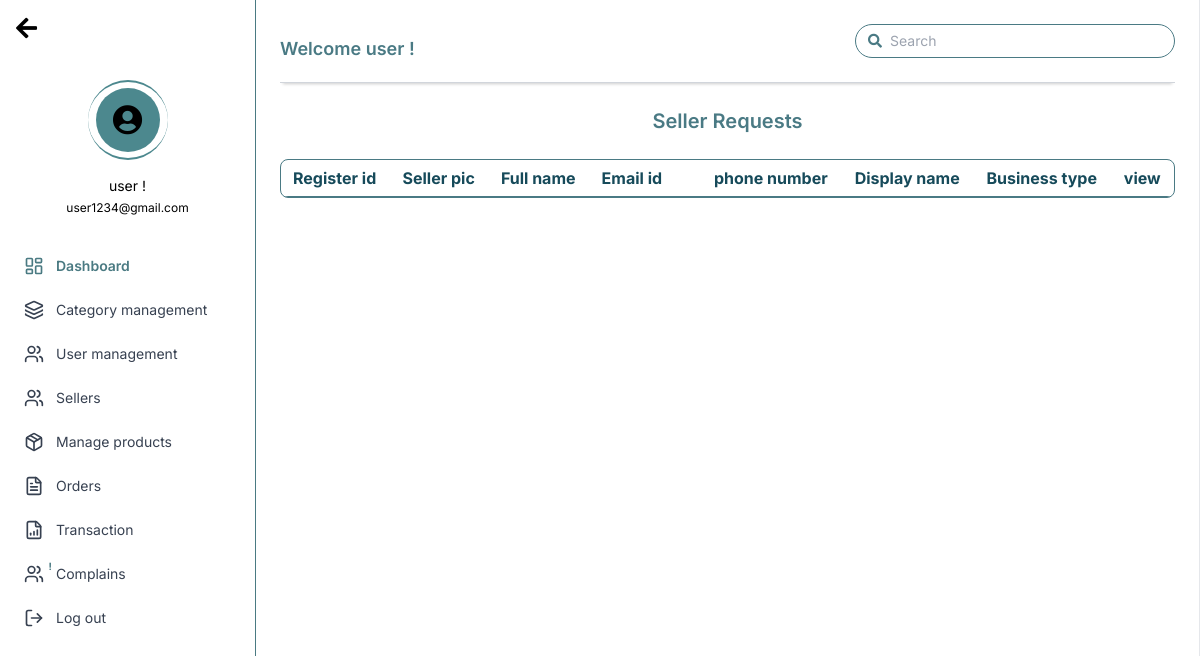
/admin_panel/seller-requests/, run on an earlier commit of the app's database.
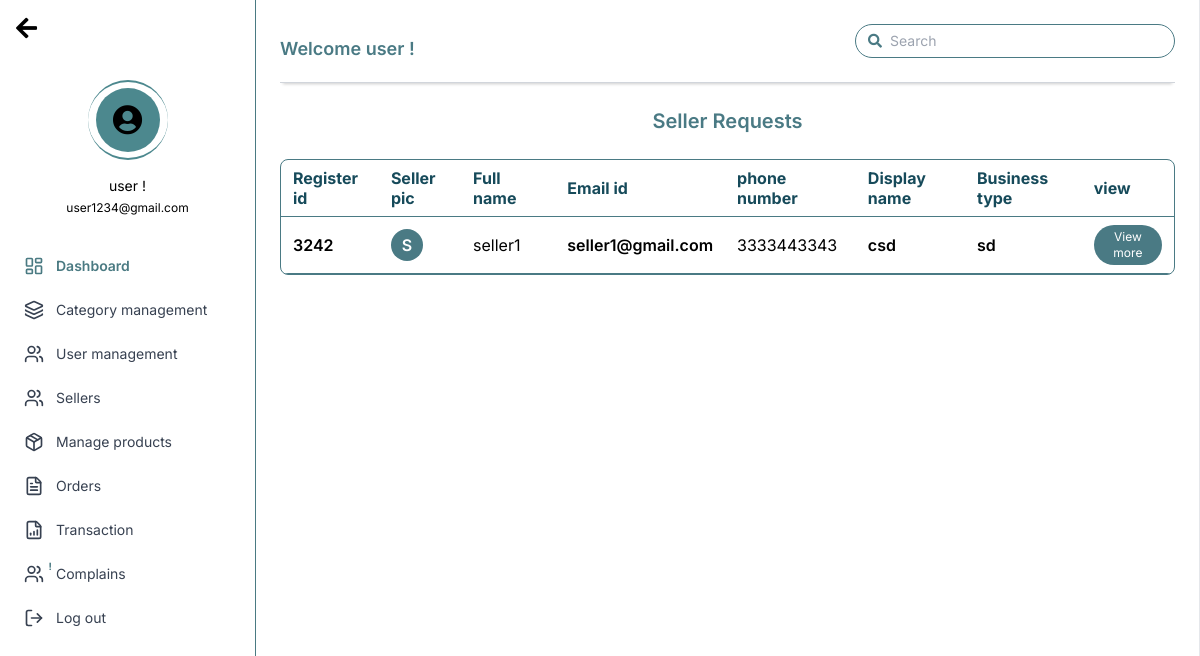
And on a later commit of the database.
### seller/models.py (models this page shows, shortened)
class Seller(models.Model):
    user = models.OneToOneField(User, on_delete=models.CASCADE, related_name='seller_profile', null=True)
    phone_number = models.CharField(max_length=15)
    business_name = models.CharField(max_length=100)
    business_type = models.CharField(max_length=100)
    business_address = models.TextField()
    registration_number = models.CharField(max_length=100)
    validation_document = models.FileField(upload_to='validation_documents/')
    is_approved = models.BooleanField(default=False)
    is_rejected = models.BooleanField(default=False)
    rejection_reason = models.TextField(blank=True, null=True)

### accounts/models.py (models this page shows)
class User(AbstractUser):
    USER_TYPE_CHOICES = (
        ('admin', 'Admin'),
        ('seller', 'Seller'),
        ('buyer', 'Buyer'),
    )
    user_type = models.CharField(max_length=20, choices=USER_TYPE_CHOICES, default='buyer')

### admin_panel/views.py (the view)
# urls.py: path('seller-requests/', views.seller_requests, name='seller_requests'),
def seller_requests(request):
    sellers = Seller.objects.filter(is_approved=False, is_rejected=False)
    return render(request, 'admin_panel/sellers_requests.html', {'sellers': sellers})

### admin_panel/templates/admin_panel/sellers_requests.html (shortened to what this page needs)
{% extends 'admin_base.html' %}
{% block content %}
</aside>
<main class="flex-1 p-6">
  <header
    class="flex flex-col sm:flex-row justify-between items-center border-b border-gray-300 pb-2 mb-6 shadow-[0_4px_3px_-3px_rgba(0,0,0,0.2)]"
  >
    <h1 class="text-[#4a7a84] font-semibold text-lg mb-2 sm:mb-0">
      Welcome user !
    </h1>
    <form class="w-full sm:w-80">
      <div
        class="flex items-center border border-[#4a7a84] rounded-full px-3 py-1.5 text-[#4a7a84]"
      >
        <i class="fas fa-search text-sm"></i>
        <input
          id="search"
          type="search"
          placeholder="Search"
          class="flex-1 bg-transparent outline-none text-sm ml-2"
        />
      </div>
    </form>
  </header>
  <section>
    <h2 class="text-center text-[#4a7a84] font-semibold text-xl mb-6">
      Seller Requests
    </h2>
    <div
      class="overflow-x-auto border border-[#4a7a84] rounded-lg text-xs sm:text-sm"
    >
      <table class="w-full border-collapse">
        <thead>
          <tr class="text-[#164a5a] font-semibold text-left border-b border-[#4a7a84]">
            <th class="px-3 py-2 min-w-[70px]">Register id</th>
            <th class="px-3 py-2 min-w-[60px]">Seller pic</th>
            <th class="px-3 py-2 min-w-[90px]">Full name</th>
            <th class="px-3 py-2 min-w-[110px]">Email id</th>
            <th class="px-3 py-2 min-w-[100px]">phone number</th>
            <th class="px-3 py-2 min-w-[90px]">Display name</th>
            <th class="px-3 py-2 min-w-[100px]">Business type</th>
            <th class="px-3 py-2 min-w-[60px]">view</th>
          </tr>
        </thead>
        <tbody class="text-black">
        {% for seller in sellers %}
          <tr class="border-b border-[#4a7a84]">
            <td class="px-3 py-2 font-semibold">{{ seller.registration_number }}</td>
            <td class="px-3 py-2">
              <div
                class="w-8 h-8 rounded-full bg-[#4a7a84] text-white flex items-center justify-center font-semibold"
                aria-label="Seller pic initial J"
              >
              {{ seller.user.username|first|upper }}
              </div>
            </td>
            <td class="px-3 py-2 font-normal">{{ seller.user.username }}</td>
            <td class="px-3 py-2 font-semibold leading-tight">
              {{seller.user.email}}
            </td>
            <td class="px-3 py-2 font-normal">{{seller.phone_number}}</td>
            <td class="px-3 py-2 font-semibold leading-tight">
              {{seller.business_name}}
            </td>
            <td class="px-3 py-2 font-semibold">{{seller.business_type}}</td>
            <td class="px-3 py-2">
              <a href="{% url 'seller_request_detail' seller_id=seller.id %}">
                <button
                  class="bg-[#4a7a84] text-white text-xs rounded-full px-3 py-1"
                  type="button"
                >
                  View more
                </button>
              </a>
            </td>
          </tr>
          {% endfor %}
        </tbody>
      </table>
    </div>
  </section>
</main>
</div>
{% endblock %}

What changed in the data, as far as the page shows it:
added Seller: registration_number "3242", user.username|first "S", user.username "seller1", user.email "seller1@gmail.com", phone_number "3333443343", business_name "csd", business_type "sd"
